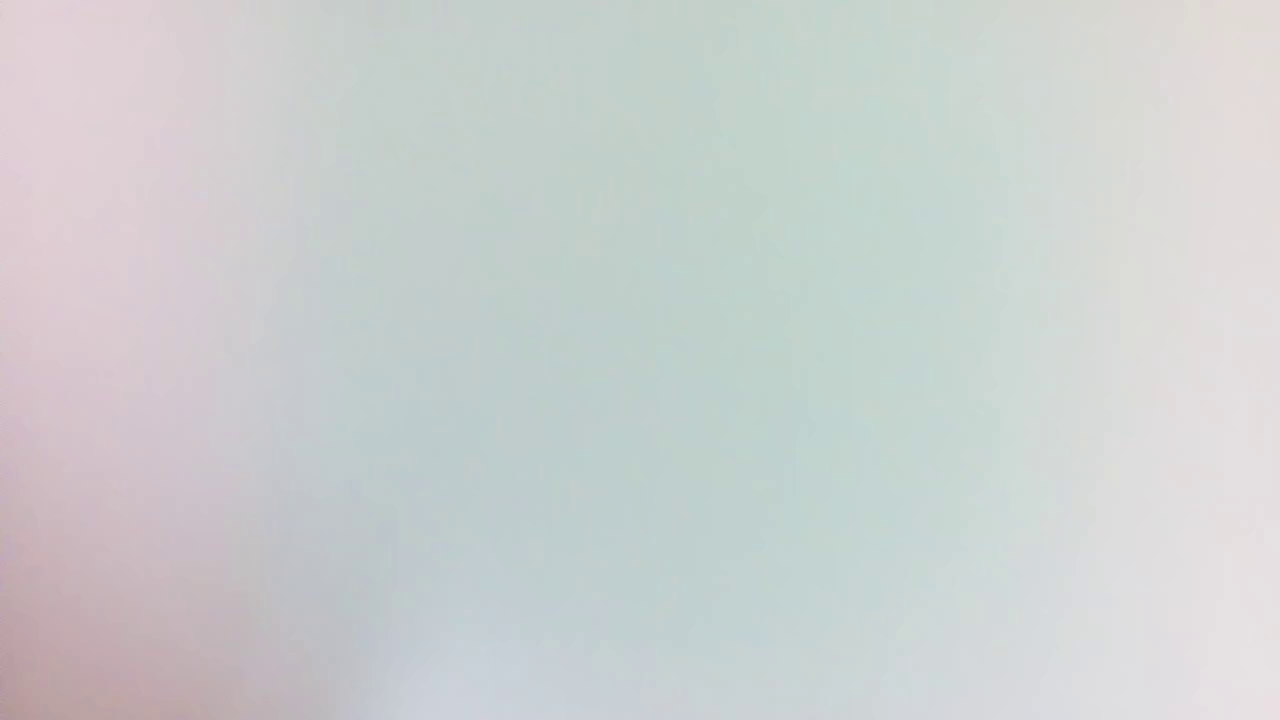
#> input picture frame 14 of testing/video_test/test.mp4, 1280 x 720 px, given in place of vtest.avi, which was not available
$ python backsub.py
#> lines starting #> are read from the running program, lines starting #| are printed output that depends on the picture; after the words box and inside, x2 and y2 are one past the last pixel; in counts of white or black regions, pixels touching at a corner belong together
from __future__ import print_function
import cv2 as cv2
import argparse

parser = argparse.ArgumentParser(description='This program shows how to use background subtraction methods provided by \
                                              OpenCV. You can process both videos and images.')
parser.add_argument('--input', type=str, help='Path to a video or a sequence of image.', default='vtest.avi')
parser.add_argument('--algo', type=str, help='Background subtraction method (KNN, MOG2).', default='MOG2')
args = parser.parse_args()

## [create]
#create Background Subtractor objects
if args.algo == 'MOG2':
    backSub = cv2.createBackgroundSubtractorMOG2()
else:
    backSub = cv2.createBackgroundSubtractorKNN()
## [create]

## [capture]
capture = cv2.VideoCapture(cv2.samples.findFileOrKeep(args.input))
if not capture.isOpened():
    print('Unable to open: ' + args.input)
    exit(0)
## [capture]

while True:
    ret, frame = capture.read()
#> frame is the input picture: shape (720, 1280, 3); mean B, G, R 207.6, 207.7, 203.8
    if frame is None:
        break

    ## [apply]
    #update the background model
    fgMask = backSub.apply(frame)
#> fgMask: shape (720, 1280); every value is 127
    ## [apply]

    ## [display_frame_number]
    #get the frame number and write it on the current frame
    cv2.rectangle(frame, (10, 2), (100,20), (255,255,255), -1)
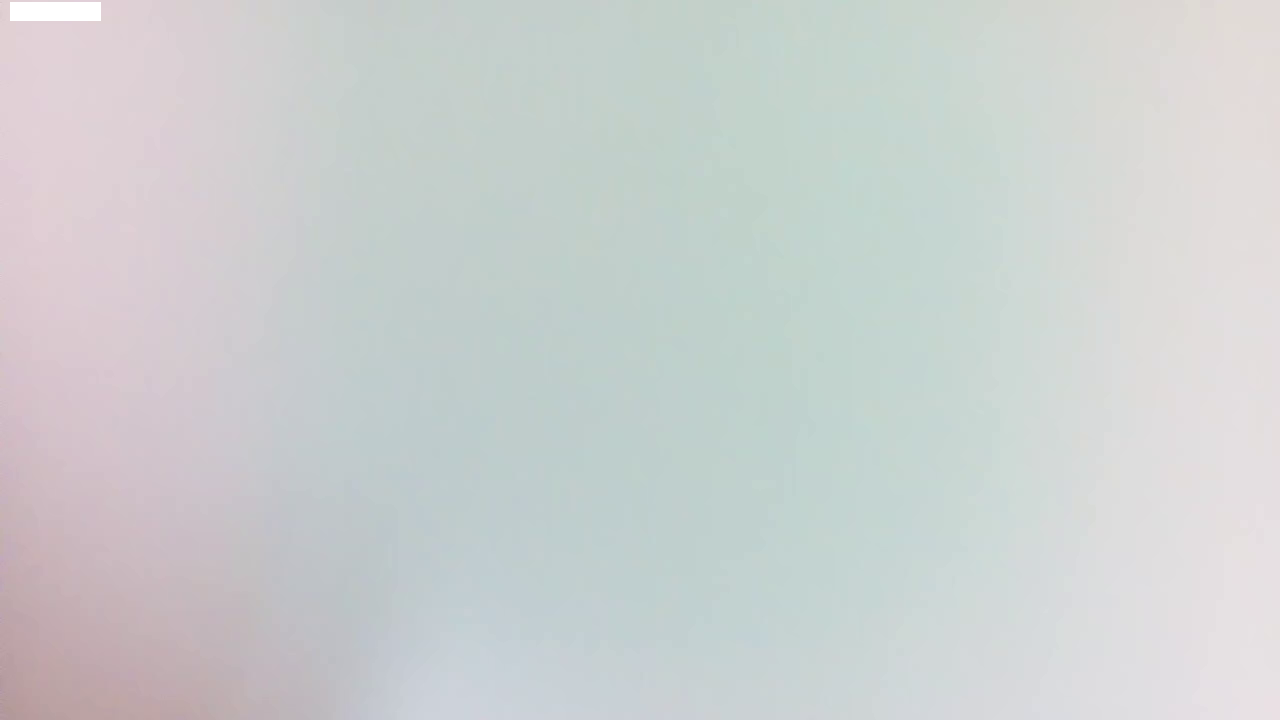
#> frame: shape (720, 1280, 3); 0.19% of pixels changed, all inside (x1, y1, x2, y2) = (10, 2, 101, 21)
    cv2.putText(frame, str(capture.get(cv2.CAP_PROP_POS_FRAMES)), (15, 15),
               cv2.FONT_HERSHEY_SIMPLEX, 0.5 , (0,0,0))
#> frame: shape (720, 1280, 3); 0.01% of pixels changed, all inside (x1, y1, x2, y2) = (18, 5, 50, 16)
    ## [display_frame_number]

    ## [show]
    #show the current frame and the fg masks
    cv2.imshow('Frame', frame)
    cv2.imshow('FG Mask', fgMask)
    ## [show]

    keyboard = cv2.waitKey(30)
#> (key Esc is pressed here)
    if keyboard == 'q' or keyboard == 27:
        break

$ run again, starting later in the video
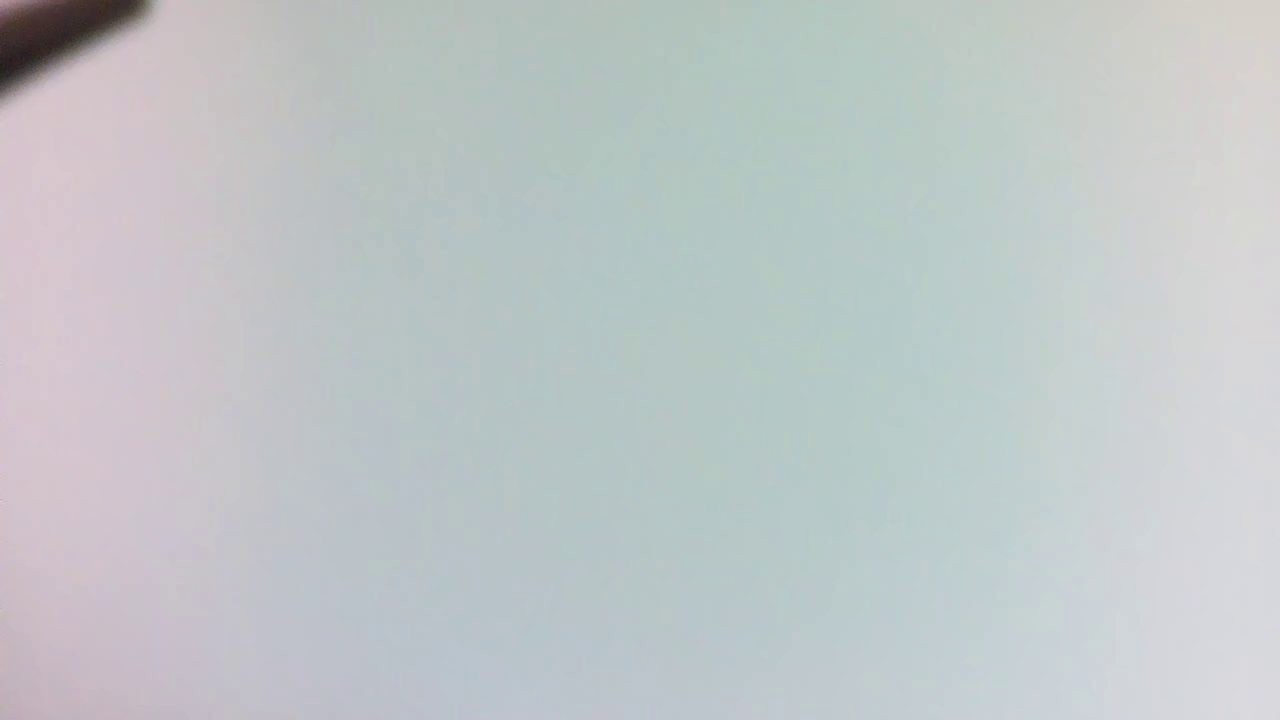
#> input picture frame 63 of testing/video_test/test.mp4, 1280 x 720 px, given in place of vtest.avi, which was not available
#> frame is the input picture: shape (720, 1280, 3); mean B, G, R 199.9, 198.6, 192
#> fgMask: shape (720, 1280); every value is 127
#> `cv2.rectangle(frame, (10, 2), (100,20), (255,255,255), -1)`:
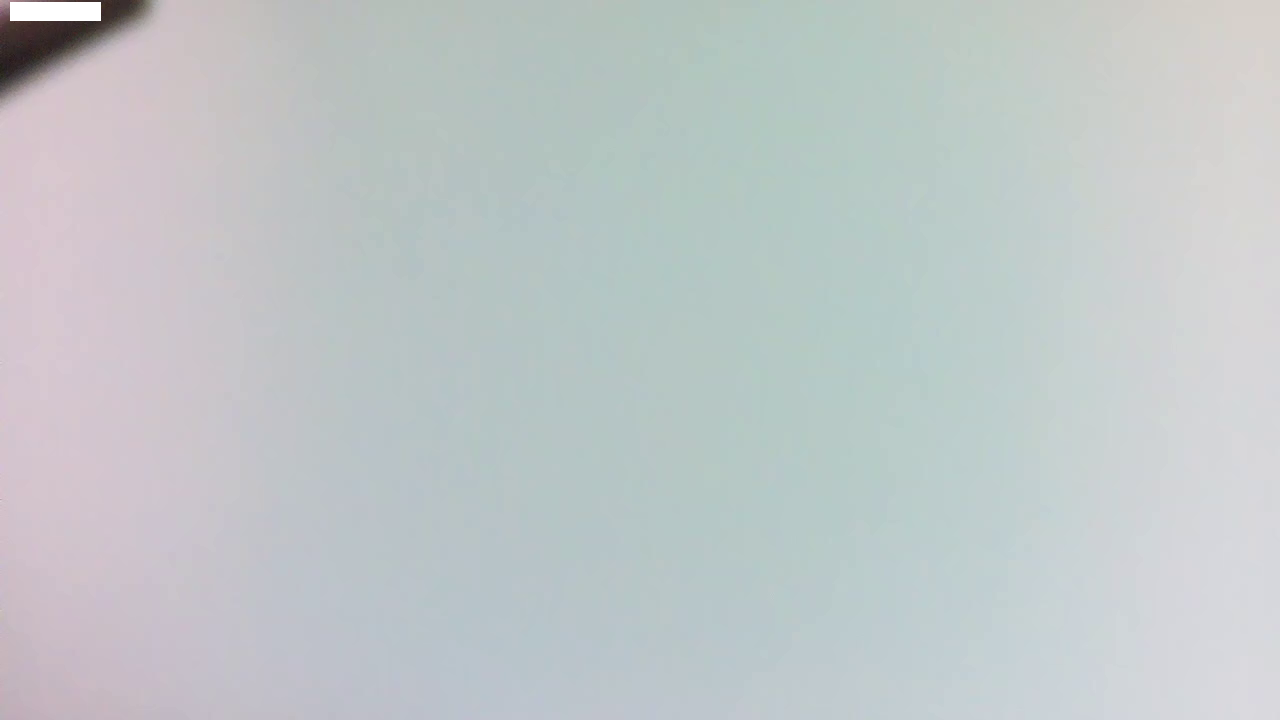
#> frame: shape (720, 1280, 3); 0.19% of pixels changed, all inside (x1, y1, x2, y2) = (10, 2, 101, 21)
